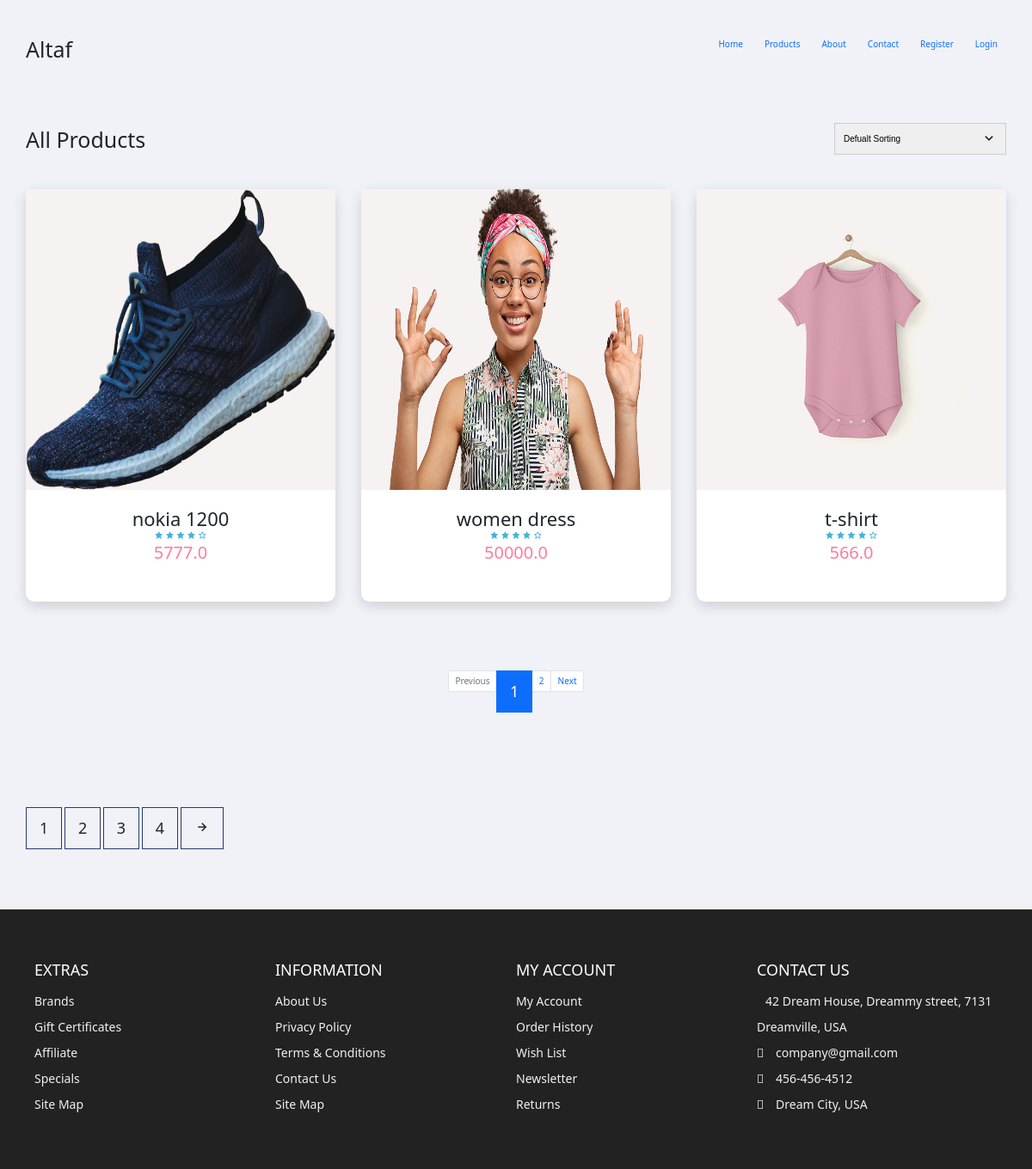
The app's page /products/, older data.
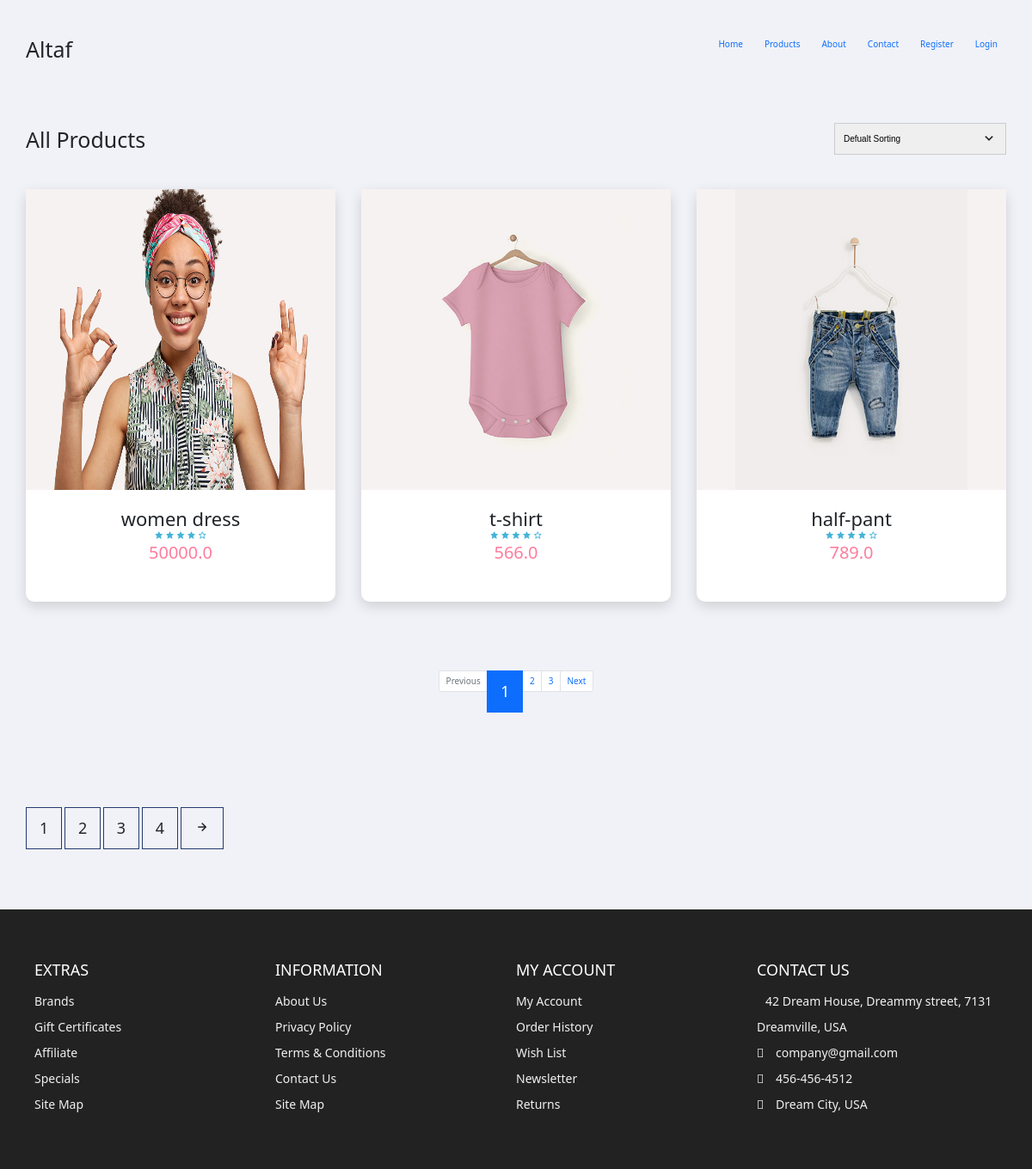
The same page, newer data.
### products/models.py (models this page shows, shortened)
class Product(models.Model):
    title = models.CharField(max_length=100)
    price = models.FloatField()
    discount_price = models.FloatField(blank=True, null=True)
    category = models.ForeignKey(Category,
                                 related_name='products',
                                 on_delete=models.CASCADE)
    description = models.TextField(blank=True, null=True)
    image = models.ImageField(upload_to='product_img',default='/static/images/cover.jpg')
    available = models.BooleanField(default=True)
    created_at = models.DateTimeField(auto_now_add=True)
    updated_at = models.DateTimeField(auto_now=True)
    favourites = models.ManyToManyField(
        User, related_name='favourite', default=None, blank=True)

### products/views.py (the view)
# urls.py: 2. Add a URL to urlpatterns:  path('', views.home, name='home')
def home(request):
    products=Product.objects.get_queryset().order_by('id')
    paginator = Paginator( products ,3) # Show 6 contacts per page.
    page_number = request.GET.get('page')
    page_obj = paginator.get_page(page_number)
    return render(request, 'products/products.html',{'products':page_obj})

### templates/products/products.html (shortened to what the changed rows need)
{% extends "base.html" %}
{% block content %}
{% include 'products/navbar.html' %}
   <section class="section all-products" id="products">
    <div class="top container">
        <h1>All Products</h1>
    </div>
    <div class="product-center container">
      {% for product in products %}
      <div class="product">
        <div class="product-header">
          <img src="{{ product.image.url }}" alt="">
        </div>
        <div class="product-footer">
          <a href="{% url 'products:productdetails' product.pk %}"><h3>{{ product.title }}</h3></a>
          <div class="rating">
            <i class="bx bxs-star"></i>
            <i class="bx bxs-star"></i>
            <i class="bx bxs-star"></i>
            <i class="bx bxs-star"></i>
            <i class="bx bx-star"></i>
          </div>
          <h4 class="price">{{ product.price }}</h4>
        </div>
      </div>
      {% endfor %}
    </div>
</section>
    <nav aria-label="Page navigation example">
        <ul class="pagination justify-content-center">
          {% for i in products.paginator.page_range %}
            {% if products.number == i %}
              <li class="page-item active" aria-current="page">
                <span class="page-link">
                  {{ i }}
                </span>
              </li>
            {% else %}
              <li class="page-item"><a class="page-link" href="?page={{ i }}">{{ i }}</a></li>
            {% endif %}
          {% endfor %}
        </ul>
      </nav>
{% endblock content %}

Row changes from the older to the newer data that the page shows:
removed Product: image (picture), title "nokia 1200", price "5777.0"
now on this page (row unchanged): Product: image (picture), title "half-pant", price "789.0"
Text that changed along with them:
new list line: "3"
